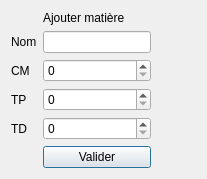
<?xml version="1.0" encoding="UTF-8"?>
<ui version="4.0">
 <class>addsyllabus</class>
 <widget class="QDialog" name="addsyllabus">
  <property name="geometry">
   <rect>
    <x>0</x>
    <y>0</y>
    <width>207</width>
    <height>157</height>
   </rect>
  </property>
  <property name="windowTitle">
   <string>Dialog</string>
  </property>
  <layout class="QGridLayout" name="gridLayout">
   <item row="1" column="0">
    <widget class="QLabel" name="label">
     <property name="text">
      <string>Nom</string>
     </property>
    </widget>
   </item>
   <item row="1" column="1">
    <widget class="QLineEdit" name="lineEdit"/>
   </item>
   <item row="5" column="0">
    <spacer name="verticalSpacer">
     <property name="orientation">
      <enum>Qt::Vertical</enum>
     </property>
     <property name="sizeHint" stdset="0">
      <size>
       <width>20</width>
       <height>40</height>
      </size>
     </property>
    </spacer>
   </item>
   <item row="0" column="1">
    <widget class="QLabel" name="label_2">
     <property name="text">
      <string>Ajouter matière</string>
     </property>
    </widget>
   </item>
   <item row="1" column="2">
    <spacer name="horizontalSpacer">
     <property name="orientation">
      <enum>Qt::Horizontal</enum>
     </property>
     <property name="sizeHint" stdset="0">
      <size>
       <width>40</width>
       <height>20</height>
      </size>
     </property>
    </spacer>
   </item>
   <item row="5" column="1">
    <widget class="QPushButton" name="pushButton">
     <property name="text">
      <string>Valider</string>
     </property>
    </widget>
   </item>
   <item row="2" column="0">
    <widget class="QLabel" name="label_3">
     <property name="text">
      <string>CM</string>
     </property>
    </widget>
   </item>
   <item row="3" column="0">
    <widget class="QLabel" name="label_4">
     <property name="text">
      <string>TP</string>
     </property>
    </widget>
   </item>
   <item row="4" column="0">
    <widget class="QLabel" name="label_5">
     <property name="text">
      <string>TD</string>
     </property>
    </widget>
   </item>
   <item row="2" column="1">
    <widget class="QSpinBox" name="spinBox"/>
   </item>
   <item row="3" column="1">
    <widget class="QSpinBox" name="spinBox_2"/>
   </item>
   <item row="4" column="1">
    <widget class="QSpinBox" name="spinBox_3"/>
   </item>
  </layout>
 </widget>
 <resources/>
 <connections/>
</ui>
